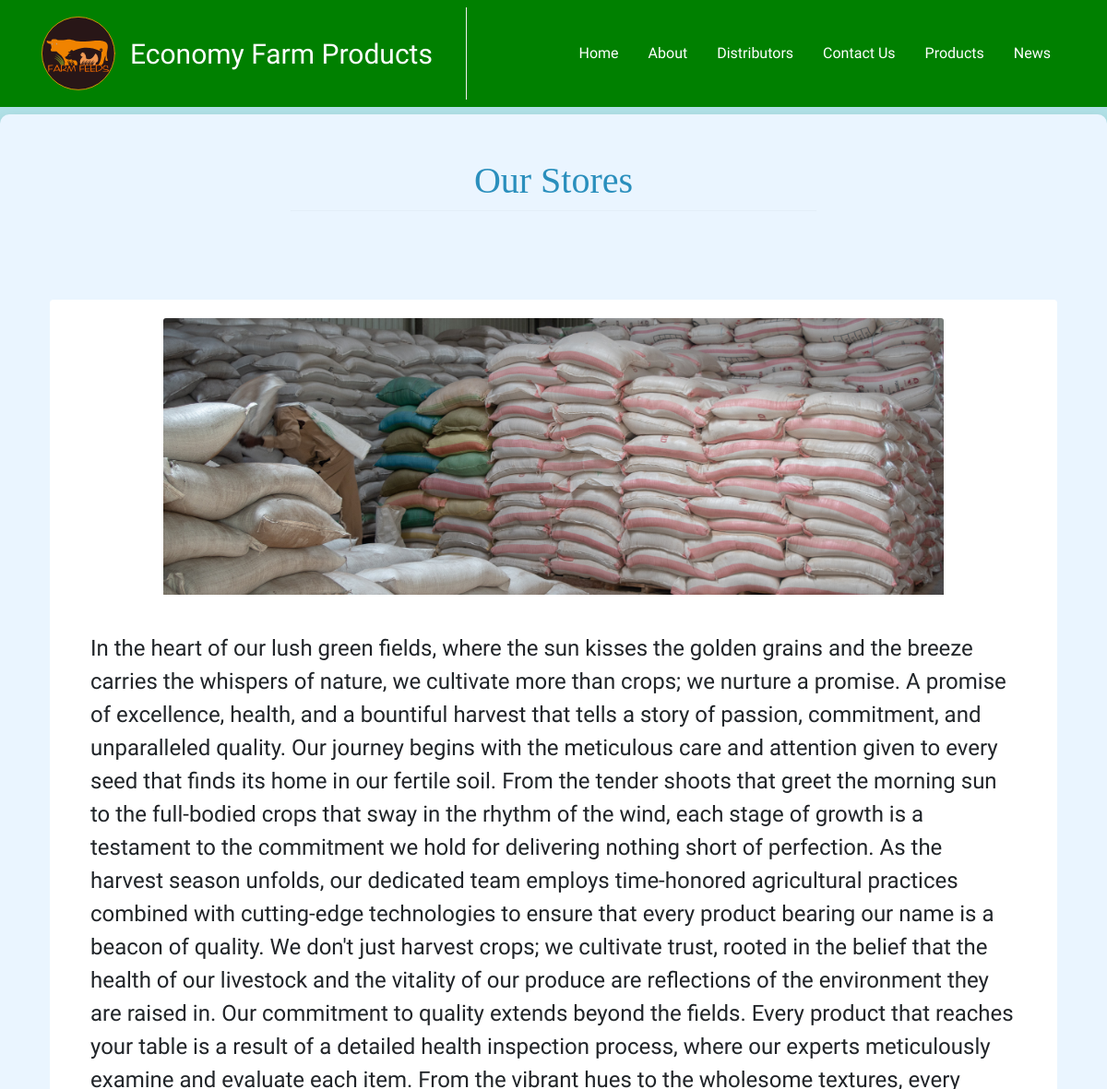
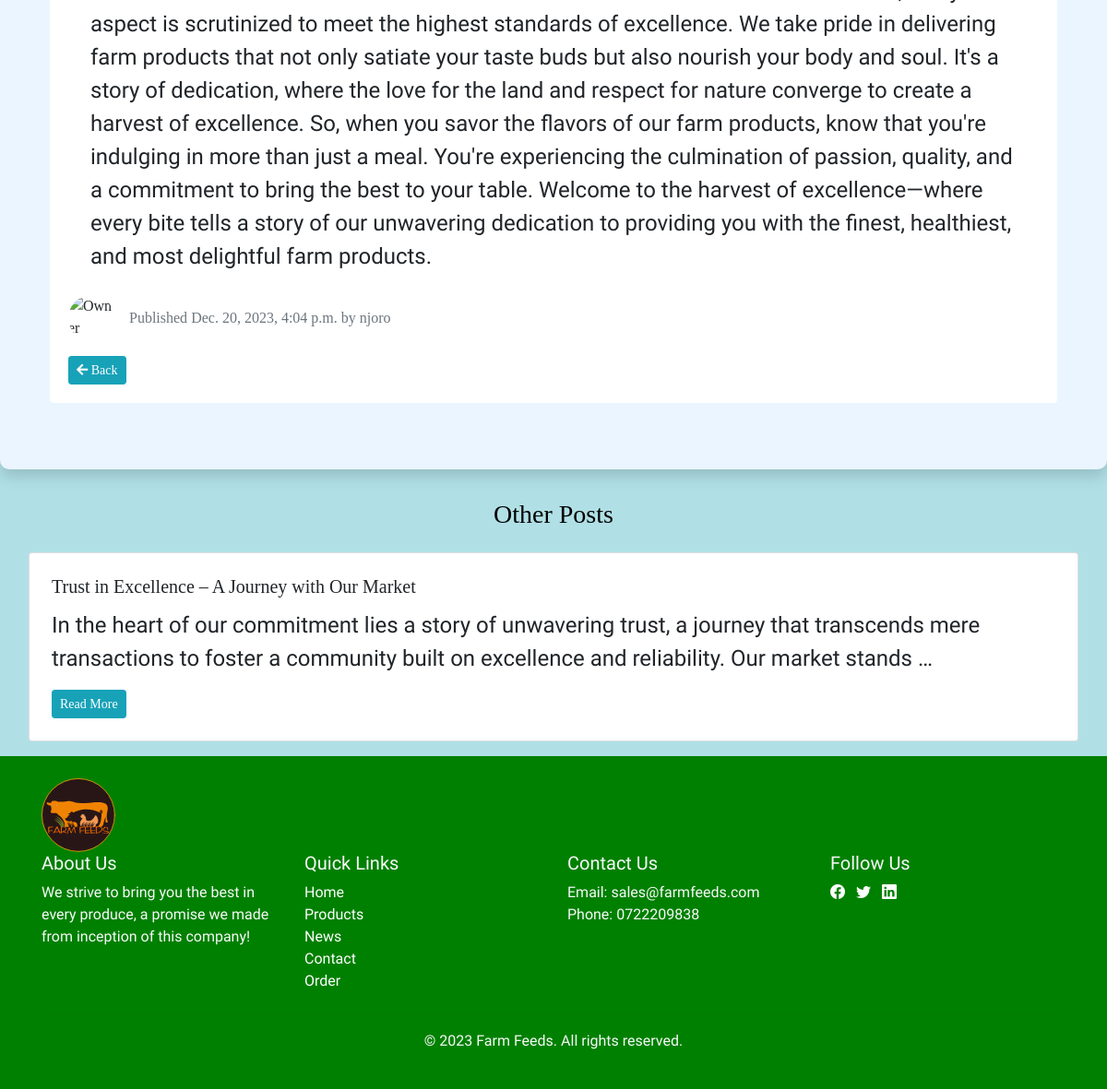
The app's page /blog/2023/12/20/our-stores/ with its own data (2 pictures, top to bottom).
### blog/models.py (models this page shows, shortened)
class Post(models.Model):
    STATUS_CHOICES = (
    ('draft', 'Draft'),
    ('published', 'Published'),
)
    image = models.ImageField(upload_to='blogspics/%y/%m/%d', blank=True)
    title = models.CharField(max_length=250)
    slug = models.SlugField(max_length=250,unique_for_date='publish')
    author = models.ForeignKey(User,on_delete=models.CASCADE,related_name='blog_posts')
    body = models.TextField()
    publish = models.DateTimeField(default=timezone.now)
    created = models.DateTimeField(auto_now_add=True)
    updated = models.DateTimeField(auto_now=True)
    status = models.CharField(max_length=10,choices=STATUS_CHOICES,default='draft')
    video = models.FileField(upload_to='blog_videos/', null=True, blank=True)
    class Meta:
        ordering = ('-publish',)
    def get_absolute_url(self):
        return reverse('blog:post_detail',args=[self.publish.year,self.publish.month,self.publish.day, self.slug])

### blog/views.py (the view)
# urls.py: path('<int:year>/<int:month>/<int:day>/<slug:post>/',views.post_detail,name='post_detail'),
def post_detail(request, year, month, day, post):
    post = get_object_or_404(Post, slug=post, status='published',
                             publish__year=year, publish__month=month, publish__day=day)
    '''get all post excpt the current post'''
    related_posts = Post.objects.all().exclude(id=post.id)[:4]
    return render(request, 'blog/post/detail.html', {'post': post, 'related_posts': related_posts})

### blog/templates/blog/post/detail.html (shortened to what this page needs)
{% extends 'shop/base.html' %}
{% block content %}
  <div class="container-fluid py-4 py-xl-5 shadow shadow-2 my-2" style="background-color: #eaf5ff; border-radius: 10px;">
    <div class="row mb-5">
      <div class="col-md-8 col-xl-6 text-center mx-auto">
        <h2 class="animate__animated animate__bounce" style="font-family: 'Merriweather', serif; font-size: 40px; color: #2a8fbd;">{{ post.title }}</h2>
        <hr class="my-2" />
      </div>
    </div>
    <div class="row gy-4 row-cols-1 row-cols-md-2 row-cols-xl-3 m-2">
      <div class="col">
        {% if post.image %}
          <div class="card m-3 border-0">
            <div class="card-body">
              <div class="text-center col-lg-10 mx-auto" style="border-radius: 10px; overflow: hidden;">
                <img class="card-img-top d-block mx-auto mb-3 fit-cover" style="max-height: 300px; width: 100%; object-fit: cover;" src="{{ post.image.url }}" alt="{{ post.title }}" />
              </div>
              <p class="card-text m-4" style="font-family: 'Arapey', serif; font-size: 1.5rem;">{{ post.body }}</p>
              <div class="d-flex align-items-center">
                <img class="rounded-circle me-3" width="50" height="50" src="https://cdn.bootstrapstudio.io/placeholders/1400x800.png" style="object-fit: cover;" alt="Owner Image" />
                <div>
                  <p class="text-muted mb-0">Published {{ post.publish }} by {{ post.author }}</p>
                </div>
              </div>
              <a class="btn btn-info btn-sm mt-3" href="{% url 'blog:post_list' %}"><i class="fas fa-arrow-left"></i> Back</a>
            </div>
          </div>
        {% endif %}
      </div>
    </div>
  </div>
  <div class="row gy-4 row-cols-1 row-cols-md-2 row-cols-xl-3 m-2">
    <div class="col">
      <h3 class="mb-4 text-center" style="font-family: merriweather;">Other Posts</h3>
      {% for related_post in related_posts %}
        <div class="card m-2">
          <div class="card-body p-4">
            <h5 class="card-title" style="font-family: merriweather;">{{ related_post.title }}</h5>
            <p class="card-text" style="font-family: arapey; font-size: 1.5rem;">{{ related_post.body|truncatewords:30 }}</p>
            <a href="{{ related_post.get_absolute_url }}" class="btn btn-info btn-sm" style="font-family: merriweather;">Read More</a>
          </div>
        </div>
      {% endfor %}
    </div>
  </div>
{% endblock %}

### shop/static/css/base.css (style rules this page uses)
body { margin: 0; padding: 0; }
h1, h2, h3, h4, h5, h6 { font-family: "Ubuntu", sans-serif; font-weight: normal; }
a { text-decoration: none; color: #5993bb; }

### shop/static/css/main.css (style rules this page uses)
body { font-family: Arial, sans-serif; }

### records on screen
Post: title "Our Stores", image (picture), body "In the heart of our lush green fields, where the sun kisses the golden grains and the breeze carries the whispers of nature, we cultivate more than crops; we nurture a promise. A promise of excellence, health, and a bountiful harvest that tells a story of passion, commitment, and unparalleled quality. Our journey begins with the meticulous care and attention given to every seed that finds its home in our fertile soil. From the tender shoots that greet the morning sun to the full-bodied crops that sway in the rhythm of the wind, each stage of growth is a testament to the commitment we hold for delivering nothing short of perfection. As the harvest season unfolds, our dedicated team employs…", publish "Dec. 20, 2023, 4:04 p.m.", author "njoro"
Post: title "Trust in Excellence – A Journey with Our Market", body "In the heart of our commitment lies a story of unwavering trust, a journey that transcends mere transactions to foster a community built on excellence and reliability. Our market stands …"
